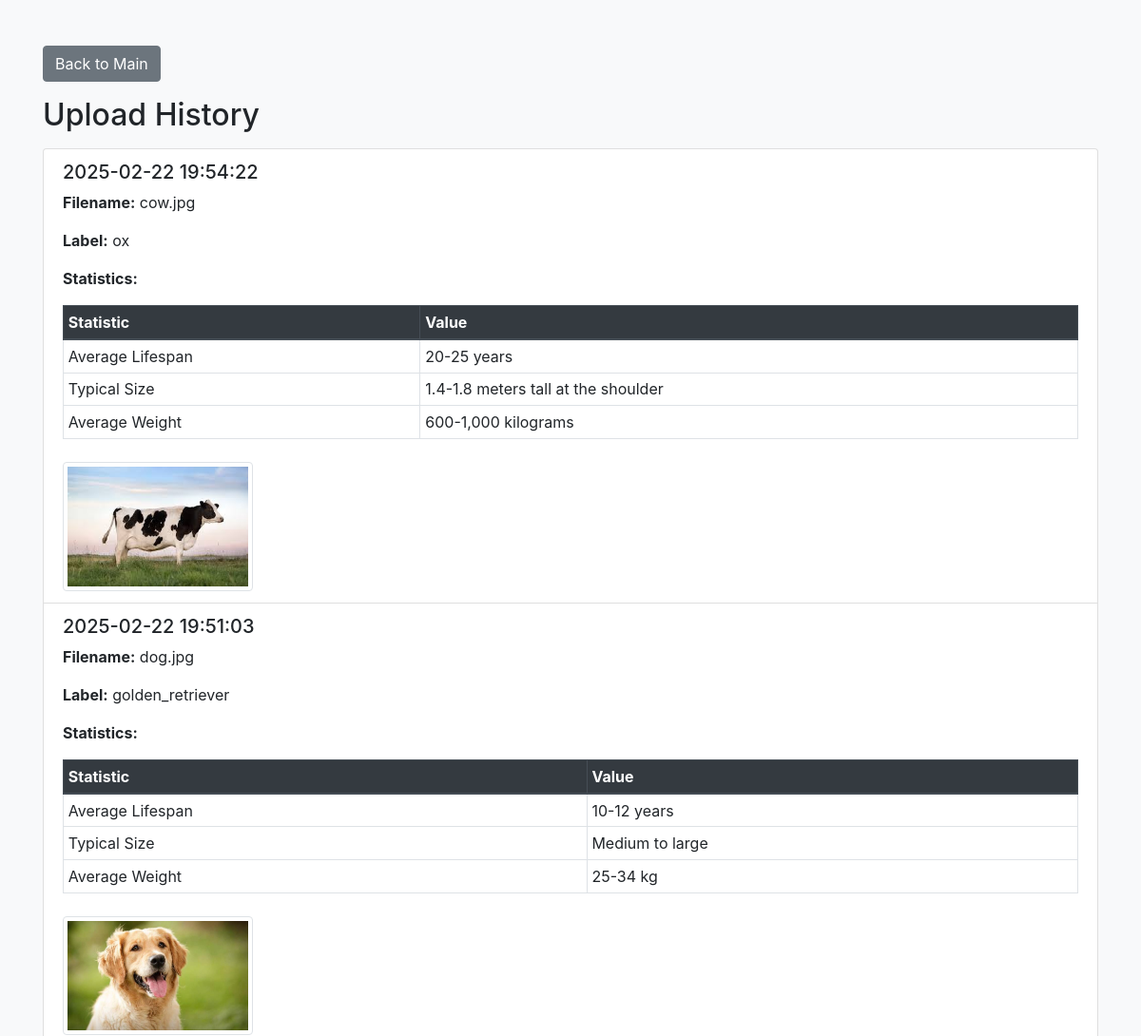
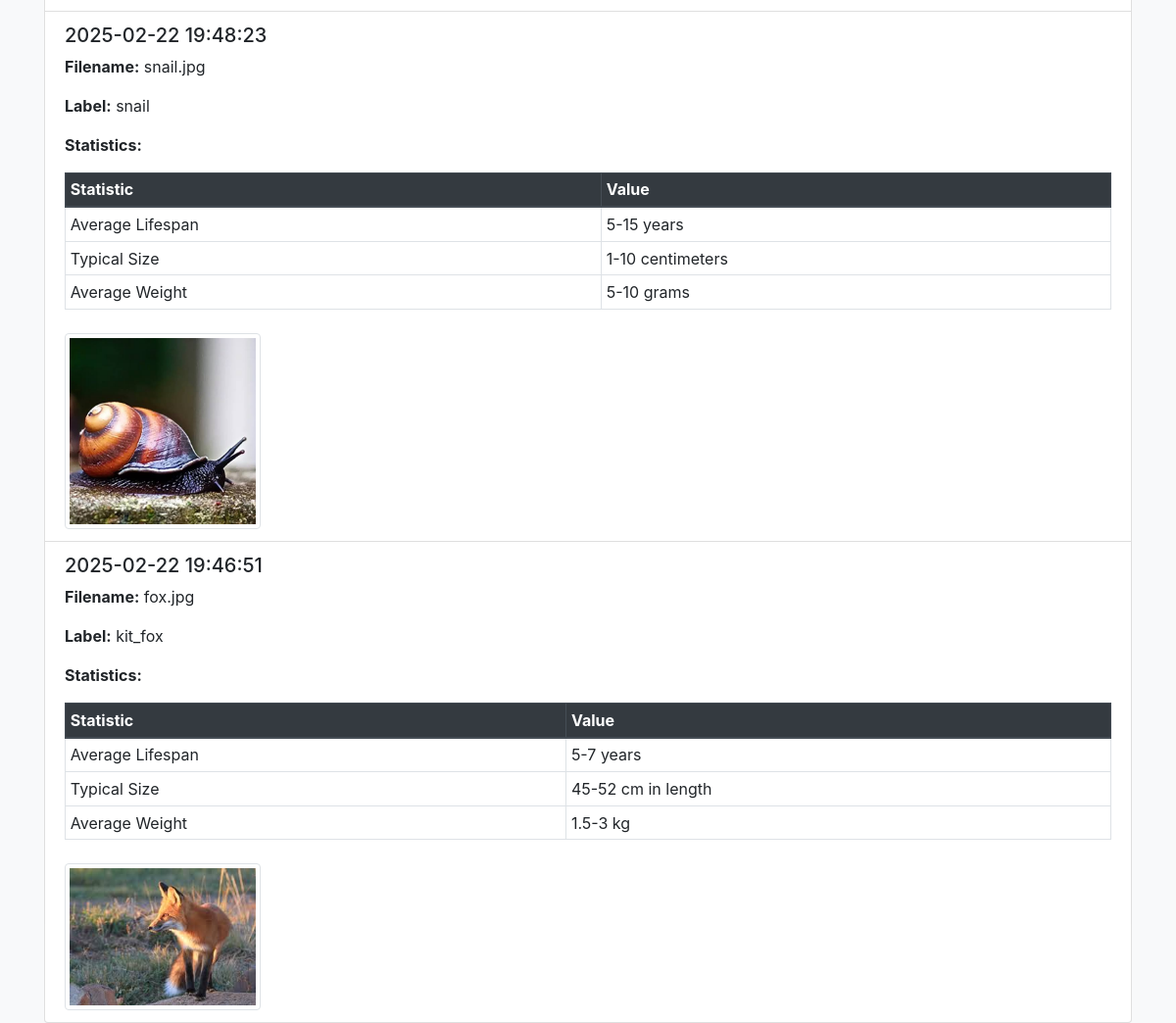
The app's page /history with its own data (2 pictures, top to bottom).
### app.py (models this page shows)
class ImageResult(db.Model):
    user = db.relationship('User', backref='uploads')
    likes = db.relationship('Like', backref='upload', lazy='dynamic')
    id = db.Column(db.Integer, primary_key=True)
    filename = db.Column(db.String(200), nullable=False)
    label = db.Column(db.String(100), nullable=False)
    summary_text = db.Column(db.Text, nullable=True)
    stats_json = db.Column(db.Text, nullable=True)
    upload_time = db.Column(db.DateTime, default=datetime.utcnow)
    user_id = db.Column(db.Integer, db.ForeignKey('user.id'))  # Link to User
    location = db.Column(db.String(100), nullable=True)  # NEW field for area
    latitude = db.Column(db.Float, nullable=True)
    longitude = db.Column(db.Float, nullable=True)
    user = db.relationship('User', backref='uploads')
    likes = db.relationship('Like', backref='upload', lazy='dynamic')

### app.py (the view)
@app.route('/history')
def history():
    results = ImageResult.query.order_by(ImageResult.upload_time.desc()).all()
    for r in results:
        if r.stats_json:
            r.parsed_stats = json.loads(r.stats_json)
        else:
            r.parsed_stats = None
    return render_template('history.html', results=results)

### templates/history.html (shortened to what this page needs)
<!doctype html>
<html lang="en">
<head>
  <link rel="stylesheet" href="https://stackpath.bootstrapcdn.com/bootstrap/4.5.2/css/bootstrap.min.css">
</head>
<body class="bg-light">
  <div class="container mt-5">
    <a href="{{ url_for('main') }}" class="btn btn-secondary mb-3">Back to Main</a>
    <h2>Upload History</h2>
    {% if results %}
      <div class="list-group mt-3">
        {% for result in results %}
          <div class="list-group-item">
            <h5>{{ result.upload_time.strftime('%Y-%m-%d %H:%M:%S') }}</h5>
            <p><strong>Filename:</strong> {{ result.filename }}</p>
            <p><strong>Label:</strong> {{ result.label }}</p>
            {% if result.parsed_stats %}
              <p><strong>Statistics:</strong></p>
              <table class="table table-sm table-bordered">
                <thead class="thead-dark">
                  <tr>
                    <th>Statistic</th>
                    <th>Value</th>
                  </tr>
                </thead>
                <tbody>
                  {% for key, value in result.parsed_stats.items() %}
                    <tr>
                      <td>{{ key }}</td>
                      <td>{{ value }}</td>
                    </tr>
                  {% endfor %}
                </tbody>
              </table>
            {% else %}
              <p>{{ result.summary_text }}</p>
            {% endif %}
            <a href="{{ url_for('upload_detail', upload_id=result.id) }}">
            <img src="{{ url_for('static', filename='uploads/' + result.filename) }}"
                 alt="Image"
                 class="img-thumbnail mt-2"
                 style="max-width:200px;">
                </a>
          </div>
        {% endfor %}
      </div>
    {% else %}
      <p>No uploads yet.</p>
    {% endif %}
  </div>
</body>
</html>

### records on screen
ImageResult: upload_time "2025-02-22 19:54:22", filename "cow.jpg", label "ox", parsed_stats "Average Lifespan" "Typical Size" "Average Weight", parsed_stats "20-25 years" "1.4-1.8 meters tall at the shoulder" "600-1,000 kilograms", filename (picture)
ImageResult: upload_time "2025-02-22 19:51:03", filename "dog.jpg", label "golden_retriever", parsed_stats "Average Lifespan" "Typical Size" "Average Weight", parsed_stats "10-12 years" "Medium to large" "25-34 kg", filename (picture)
ImageResult: upload_time "2025-02-22 19:48:23", filename "snail.jpg", label "snail", parsed_stats "Average Lifespan" "Typical Size" "Average Weight", parsed_stats "5-15 years" "1-10 centimeters" "5-10 grams", filename (picture)
ImageResult: upload_time "2025-02-22 19:46:51", filename "fox.jpg", label "kit_fox", parsed_stats "Average Lifespan" "Typical Size" "Average Weight", parsed_stats "5-7 years" "45-52 cm in length" "1.5-3 kg", filename (picture)
